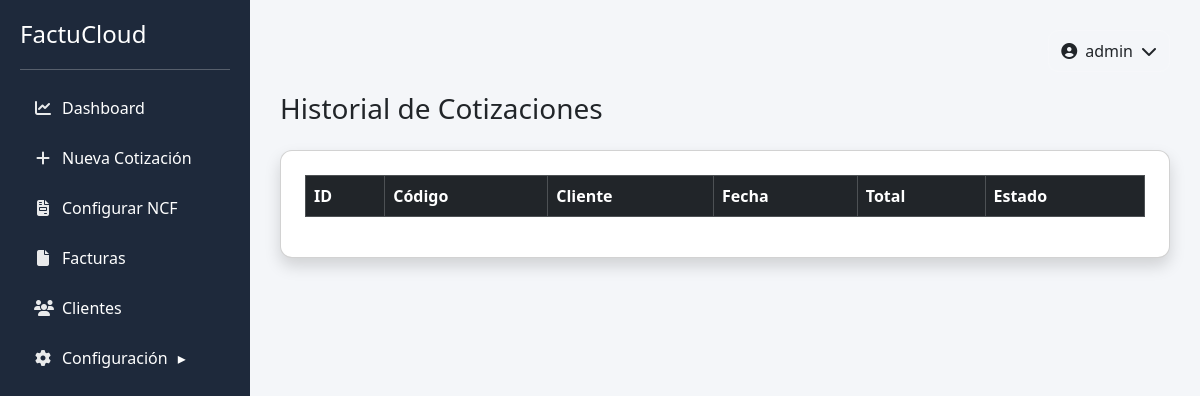
Page /historial (signed in) on the earlier database version.
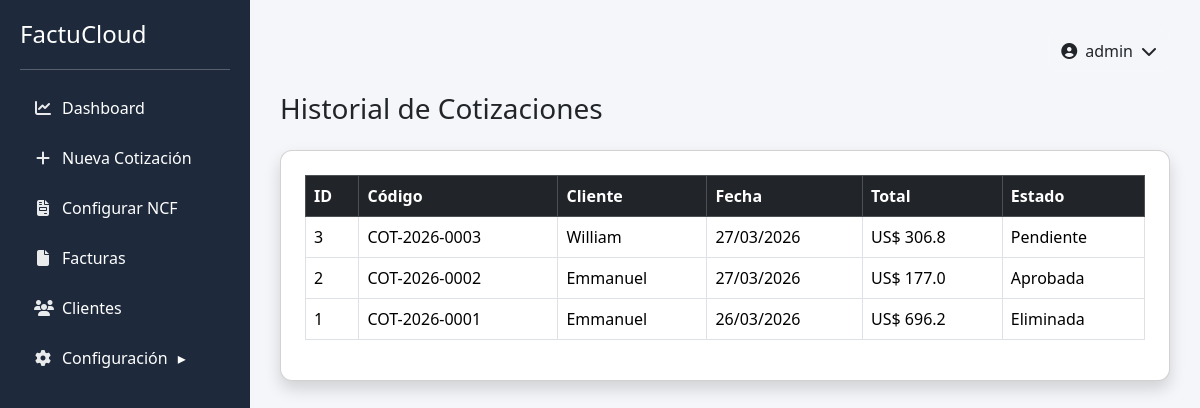
Same page on the later database version.
### tables this page shows
CREATE TABLE cotizaciones (
        id INTEGER PRIMARY KEY AUTOINCREMENT,
        codigo TEXT,
        cliente TEXT,
        rnc TEXT,
        telefono TEXT,
        correo TEXT,
        fecha TEXT,
        subtotal REAL,
        itbis REAL,
        total REAL,
        estado TEXT
    );

### app.py (the view)
@app.route("/historial")
def historial():
    if "usuario" not in session:
        return redirect(url_for("login"))
    conn = get_db()
    cotizaciones = conn.execute("""
    SELECT * FROM cotizaciones
    ORDER BY id DESC
    """).fetchall()
    conn.close()
    return render_template(
        "historial.html",
        cotizaciones=cotizaciones
    )

### app.py (called while the page is built)
def get_db():
    conn = sqlite3.connect("database.db")
    conn.row_factory = sqlite3.Row
    return conn

@app.context_processor
def inject_user():
    return dict(usuario=session.get("usuario"))

### templates/historial.html
{% extends "base.html" %}
{% block content %}
<h3 class="mb-4">Historial de Cotizaciones</h3>
<div class="card shadow p-4">
<table class="table table-bordered table-hover">
<thead class="table-dark">
<tr>
<th>ID</th>
<th>Código</th>
<th>Cliente</th>
<th>Fecha</th>
<th>Total</th>
<th>Estado</th>
</tr>
</thead>
<tbody>
{% for cotizacion in cotizaciones %}
<tr>
<td>{{ cotizacion.id }}</td>
<td>{{ cotizacion.codigo }}</td>
<td>{{ cotizacion.cliente }}</td>
<td>{{ cotizacion.fecha }}</td>
<td>US$ {{ cotizacion.total }}</td>
<td>{{ cotizacion.estado }}</td>
</tr>
{% endfor %}
</tbody>
</table>
</div>
{% endblock %}

### templates/base.html (shortened to what this page needs)
<!DOCTYPE html>
<html lang="es">
<head>
<link href="https://cdn.jsdelivr.net/npm/select2@4.1.0-rc.0/dist/css/select2.min.css" rel="stylesheet" />
<link href="https://cdn.jsdelivr.net/npm/bootstrap@5.3.2/dist/css/bootstrap.min.css" rel="stylesheet">
<link rel="stylesheet" href="https://cdnjs.cloudflare.com/ajax/libs/font-awesome/6.5.0/css/all.min.css">
</head>
<body>
<div class="container-fluid">
<div class="row">
<div class="sidebar">
<div class="logo">
<h4>FactuCloud</h4>
</div>
<hr>
<a href="/"><i class="fa fa-chart-line"></i> Dashboard</a>
<a href="/nueva"><i class="fa fa-plus"></i> Nueva Cotización</a>
<a href="/configurar_ncf"><i class="fa fa-file-invoice"></i> Configurar NCF</a>
<a href="/facturas"><i class="fa fa-file"></i> Facturas</a>
<a href="/clientes"><i class="fa fa-users"></i> Clientes</a>
<a href="javascript:void(0)" onclick="toggleMenu()">
<i class="fa fa-gear"></i> Configuración <span id="arrow">▸</span>
</a>
</div>
<div class="content">
  <div class="topbar">
    <div class="profile-dropdown">
      <button class="profile-btn" onclick="toggleProfileMenu(event)">
        <i class="fa fa-user-circle"></i>
        <span>{{ usuario if usuario else "Usuario" }}</span>
        <i class="fa fa-chevron-down"></i>
      </button>
    </div>
  </div>
  {% block content %}{% endblock %}
</div>
</div>
</div>
</body>
</html>

### templates/base.html (style rules this page uses)
body { background-color:#f4f6f9; }
.sidebar { position:fixed; left: 0; top: 0; width: 250px; height:100vh; background-color:#1e293b; color:white; padding:20px; }
.sidebar h4 { margin-bottom:20px; }
.sidebar a { color:white; text-decoration:none; display:flex; align-items:center; gap:10px; width:100%; margin-bottom:6px; padding:10px 14px; border-radius:8px; transition:0.25s ease; }
.sidebar a i { width:18px; text-align:center; opacity:0.9; }
.content { margin-left: 250px; padding:30px; width: calc(100% - 250px); }
.card { border-radius:12px; }
.topbar { display:flex; justify-content:flex-end; margin-bottom:20px; }
.profile-dropdown { position:relative; }
.profile-btn { display:flex; align-items:center; gap:8px; background:rgba(255,255,255,0.08); border:1px solid rgba(255,255,255,0.1); color:inherit; padding:8px 12px; border-radius:10px; cursor:pointer; transition:0.2s; }

Differences in the rows shown:
added cotizaciones: id "3", codigo "COT-2026-0003", cliente "William", fecha "27/03/2026", total "306.8", estado "Pendiente"
added cotizaciones: id "2", codigo "COT-2026-0002", cliente "Emmanuel", fecha "27/03/2026", total "177.0", estado "Aprobada"
added cotizaciones: id "1", codigo "COT-2026-0001", cliente "Emmanuel", fecha "26/03/2026", total "696.2", estado "Eliminada"
